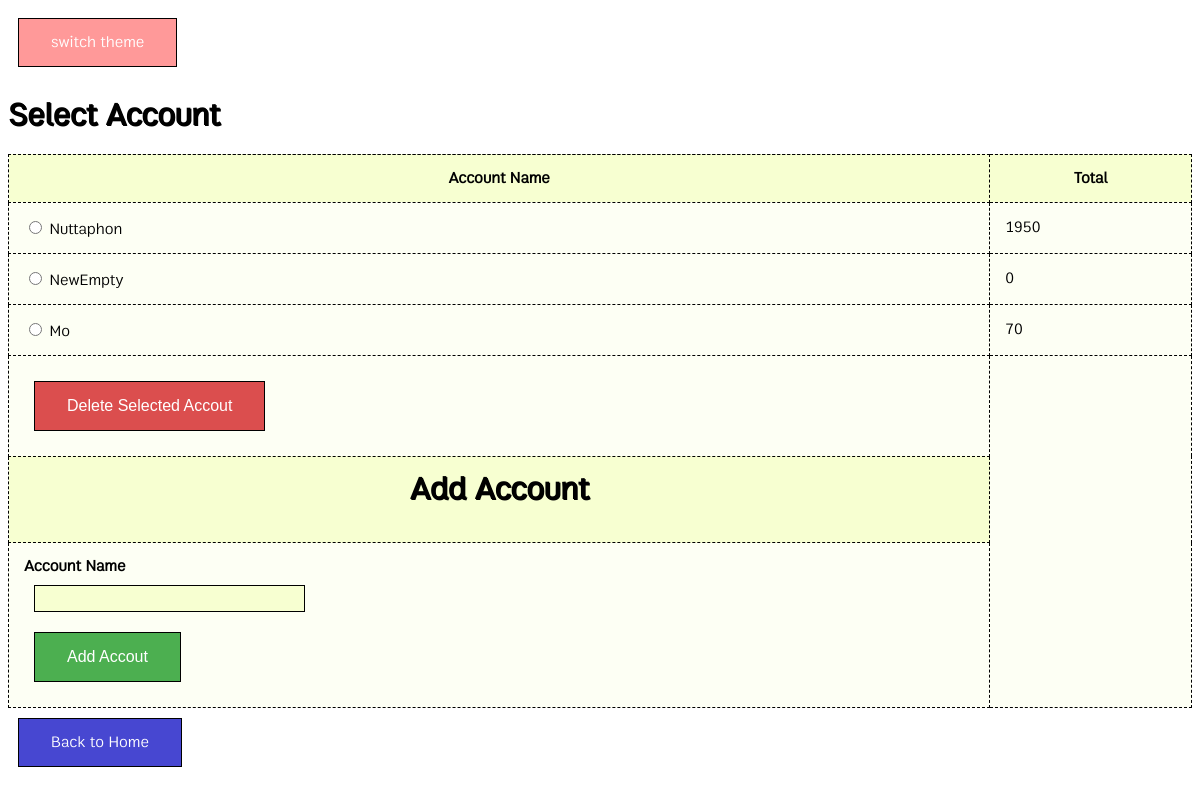
Before: /account/ with the older database file.
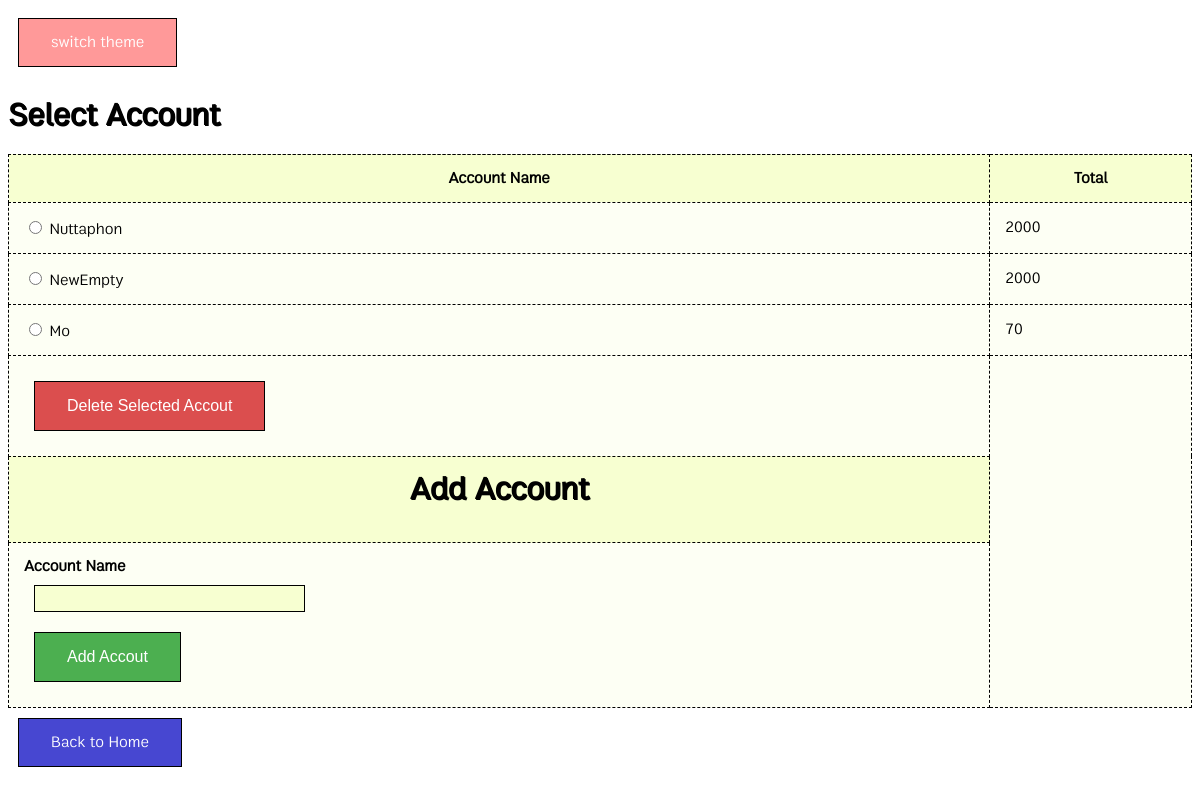
After: the same page with the newer database file.
### account/models.py (models this page shows, shortened)
class Account(models.Model):
    account_name = models.CharField(max_length=200)
    total = models.IntegerField(default=0)

### account/views.py (the view)
class IndexView(generic.ListView):
    template_name = 'account/index.html'
    def get_context_data(self, **kwargs):
        context = super(IndexView, self).get_context_data(**kwargs)
        context.update({'theme': theme})
        return context
    def get_queryset(self):
        return Account.objects.order_by('-account_name') # [:5]

### account/templates/account/index.html (shortened to what this page needs)
{% load static %}
<head>
<link rel="stylesheet" type="text/css" href="{% static "" %}{{ theme }}" />
</head>
<body>
<a href="/account/switch" class="button" style="background-color:#ff9999;">switch theme</a>
<table>
<center>
{% if account_list %}
    <tr><h1>Select Account</h1></tr>
    <tr><th>Account Name</th><th>Total</th></tr>
    {% for a in account_list %}
        <form action="{% url 'account:del_account' %}" method="post">
        <tr><td><input type="radio" name="account_id" value="{{ a.id }}" />
        <a href="{% url 'account:detail' a.id %}">{{ a.account_name }}</td>
        <td>{{ a.total }}</td></tr></a>
    {% endfor %}
<tr><td>
<input type="submit" class="button" onclick="return confirm('Are you sure?')" style="background-color:#db4e4e;" value="Delete Selected Accout" /> {{ error_msg }}
</form>
{% else %}
    <p>No account are available.</p>
{% endif %}
<form action="{% url 'account:add_account' %}" method="post">
<th><h1>Add Account</h1></th>
<tr>
<td>
<b>Account Name
<br>
<input type="text" class="textinput" name="account_name"/><br>
<input type="submit" class="button" value="Add Accout" />
</form></td>
</table>
<a href="{% url 'index' %}" class="button" style="background-color:#4747d1;">Back to Home</a>
</body>

Changed rows visible on the page:
changed Account "Nuttaphon": total "1950" → "2000"
changed Account "NewEmpty": total "0" → "2000"
